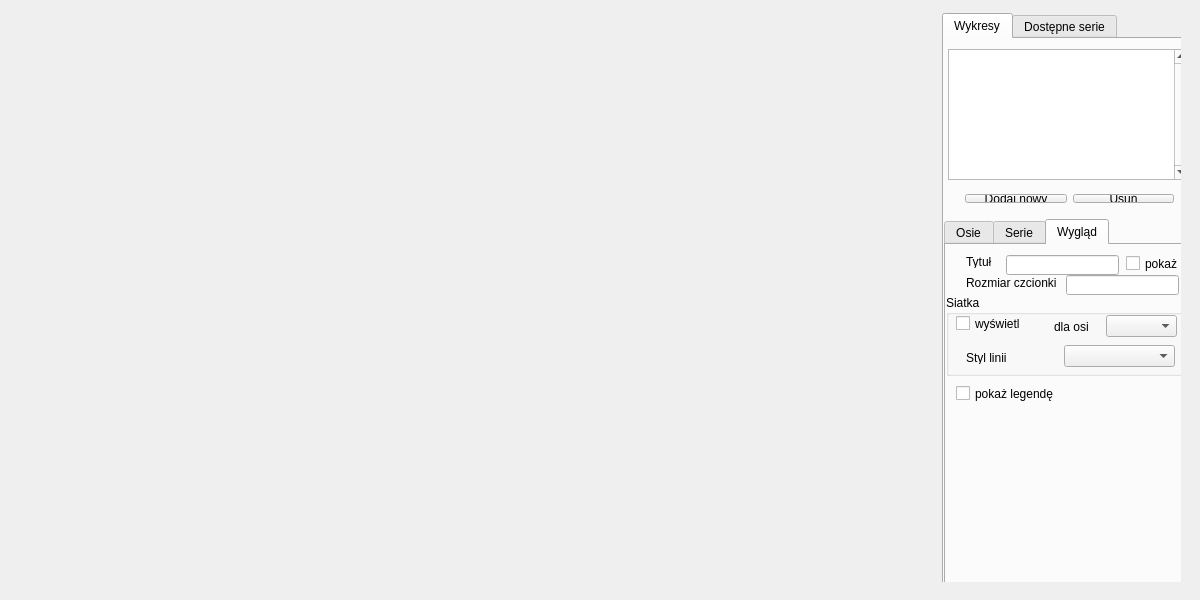
<?xml version="1.0" encoding="UTF-8"?>
<ui version="4.0">
 <class>MainWindow</class>
 <widget class="QMainWindow" name="MainWindow">
  <property name="geometry">
   <rect>
    <x>0</x>
    <y>0</y>
    <width>1200</width>
    <height>600</height>
   </rect>
  </property>
  <property name="windowTitle">
   <string>Miniscada</string>
  </property>
  <widget class="QWidget" name="centralWidget">
   <widget class="QWidget" name="layoutWidget">
    <property name="geometry">
     <rect>
      <x>1</x>
      <y>2</y>
      <width>1191</width>
      <height>591</height>
     </rect>
    </property>
    <layout class="QHBoxLayout" name="horizontalLayout">
     <item>
      <widget class="QWidget" name="widget" native="true">
       <widget class="QTabWidget" name="tabWidget">
        <property name="geometry">
         <rect>
          <x>930</x>
          <y>0</y>
          <width>255</width>
          <height>589</height>
         </rect>
        </property>
        <property name="minimumSize">
         <size>
          <width>255</width>
          <height>0</height>
         </size>
        </property>
        <property name="maximumSize">
         <size>
          <width>255</width>
          <height>16777215</height>
         </size>
        </property>
        <property name="currentIndex">
         <number>0</number>
        </property>
        <widget class="QWidget" name="tab">
         <attribute name="title">
          <string>Wykresy</string>
         </attribute>
         <widget class="QListWidget" name="lWykresy">
          <property name="geometry">
           <rect>
            <x>4</x>
            <y>10</y>
            <width>241</width>
            <height>131</height>
           </rect>
          </property>
          <property name="verticalScrollBarPolicy">
           <enum>Qt::ScrollBarAlwaysOn</enum>
          </property>
          <property name="editTriggers">
           <set>QAbstractItemView::NoEditTriggers</set>
          </property>
         </widget>
         <widget class="QTabWidget" name="tabWidget_2">
          <property name="geometry">
           <rect>
            <x>0</x>
            <y>180</y>
            <width>251</width>
            <height>381</height>
           </rect>
          </property>
          <property name="currentIndex">
           <number>2</number>
          </property>
          <widget class="QWidget" name="tab_3">
           <attribute name="title">
            <string>Osie</string>
           </attribute>
           <widget class="QGroupBox" name="groupBox">
            <property name="geometry">
             <rect>
              <x>5</x>
              <y>0</y>
              <width>235</width>
              <height>51</height>
             </rect>
            </property>
            <property name="title">
             <string>Oś pozioma</string>
            </property>
            <widget class="QWidget" name="layoutWidget">
             <property name="geometry">
              <rect>
               <x>10</x>
               <y>20</y>
               <width>211</width>
               <height>22</height>
              </rect>
             </property>
             <layout class="QHBoxLayout" name="horizontalLayout_3">
              <item>
               <widget class="QLabel" name="label">
                <property name="text">
                 <string>Podziałka</string>
                </property>
               </widget>
              </item>
              <item>
               <widget class="QLineEdit" name="lRozmPodzX">
                <property name="sizePolicy">
                 <sizepolicy hsizetype="MinimumExpanding" vsizetype="Fixed">
                  <horstretch>0</horstretch>
                  <verstretch>0</verstretch>
                 </sizepolicy>
                </property>
                <property name="maximumSize">
                 <size>
                  <width>25</width>
                  <height>16777215</height>
                 </size>
                </property>
                <property name="text">
                 <string>5</string>
                </property>
               </widget>
              </item>
              <item>
               <widget class="QComboBox" name="cbKierPodzX">
                <property name="sizePolicy">
                 <sizepolicy hsizetype="Expanding" vsizetype="Fixed">
                  <horstretch>0</horstretch>
                  <verstretch>0</verstretch>
                 </sizepolicy>
                </property>
                <item>
                 <property name="text">
                  <string>do wewnątrz</string>
                 </property>
                </item>
                <item>
                 <property name="text">
                  <string>na środku</string>
                 </property>
                </item>
                <item>
                 <property name="text">
                  <string>do zewnątrz</string>
                 </property>
                </item>
               </widget>
              </item>
             </layout>
            </widget>
           </widget>
           <widget class="QGroupBox" name="groupBox_2">
            <property name="geometry">
             <rect>
              <x>5</x>
              <y>50</y>
              <width>235</width>
              <height>281</height>
             </rect>
            </property>
            <property name="title">
             <string>Osie pionowe</string>
            </property>
            <widget class="QListWidget" name="liOsie">
             <property name="geometry">
              <rect>
               <x>10</x>
               <y>20</y>
               <width>211</width>
               <height>81</height>
              </rect>
             </property>
             <property name="verticalScrollBarPolicy">
              <enum>Qt::ScrollBarAlwaysOn</enum>
             </property>
            </widget>
            <widget class="QLineEdit" name="lMin">
             <property name="geometry">
              <rect>
               <x>98</x>
               <y>174</y>
               <width>41</width>
               <height>20</height>
              </rect>
             </property>
             <property name="text">
              <string>0</string>
             </property>
            </widget>
            <widget class="QLineEdit" name="lMax">
             <property name="geometry">
              <rect>
               <x>140</x>
               <y>174</y>
               <width>41</width>
               <height>20</height>
              </rect>
             </property>
             <property name="text">
              <string>100</string>
             </property>
            </widget>
            <widget class="QLineEdit" name="lTick">
             <property name="geometry">
              <rect>
               <x>182</x>
               <y>174</y>
               <width>41</width>
               <height>20</height>
              </rect>
             </property>
             <property name="text">
              <string>10</string>
             </property>
            </widget>
            <widget class="QLabel" name="label_4">
             <property name="geometry">
              <rect>
               <x>11</x>
               <y>176</y>
               <width>91</width>
               <height>16</height>
              </rect>
             </property>
             <property name="text">
              <string>Wartości od/do/co</string>
             </property>
            </widget>
            <widget class="QLineEdit" name="lJednostka">
             <property name="geometry">
              <rect>
               <x>83</x>
               <y>195</y>
               <width>81</width>
               <height>20</height>
              </rect>
             </property>
            </widget>
            <widget class="QCheckBox" name="cJednostka">
             <property name="geometry">
              <rect>
               <x>170</x>
               <y>197</y>
               <width>51</width>
               <height>17</height>
              </rect>
             </property>
             <property name="text">
              <string>pokaż</string>
             </property>
            </widget>
            <widget class="QLabel" name="label_5">
             <property name="geometry">
              <rect>
               <x>11</x>
               <y>197</y>
               <width>51</width>
               <height>16</height>
              </rect>
             </property>
             <property name="text">
              <string>Jednostka</string>
             </property>
            </widget>
            <widget class="QLabel" name="label_6">
             <property name="geometry">
              <rect>
               <x>11</x>
               <y>225</y>
               <width>46</width>
               <height>13</height>
              </rect>
             </property>
             <property name="text">
              <string>Etykieta</string>
             </property>
            </widget>
            <widget class="QLineEdit" name="lEtykieta">
             <property name="geometry">
              <rect>
               <x>83</x>
               <y>220</y>
               <width>81</width>
               <height>20</height>
              </rect>
             </property>
            </widget>
            <widget class="QCheckBox" name="cEtykieta">
             <property name="geometry">
              <rect>
               <x>170</x>
               <y>220</y>
               <width>70</width>
               <height>17</height>
              </rect>
             </property>
             <property name="text">
              <string>pokaż</string>
             </property>
            </widget>
            <widget class="QWidget" name="layoutWidget">
             <property name="geometry">
              <rect>
               <x>10</x>
               <y>100</y>
               <width>211</width>
               <height>25</height>
              </rect>
             </property>
             <layout class="QHBoxLayout" name="horizontalLayout_5">
              <item>
               <widget class="QPushButton" name="pushButton">
                <property name="text">
                 <string>Dodaj nową</string>
                </property>
               </widget>
              </item>
              <item>
               <widget class="QPushButton" name="pushButton_2">
                <property name="text">
                 <string>Usuń</string>
                </property>
               </widget>
              </item>
             </layout>
            </widget>
            <widget class="QWidget" name="layoutWidget">
             <property name="geometry">
              <rect>
               <x>10</x>
               <y>130</y>
               <width>211</width>
               <height>22</height>
              </rect>
             </property>
             <layout class="QHBoxLayout" name="horizontalLayout_4">
              <item>
               <widget class="QLabel" name="label_2">
                <property name="text">
                 <string>Położenie (strona)</string>
                </property>
               </widget>
              </item>
              <item>
               <widget class="QComboBox" name="cbStrona">
                <item>
                 <property name="text">
                  <string>lewa</string>
                 </property>
                </item>
                <item>
                 <property name="text">
                  <string>prawa</string>
                 </property>
                </item>
               </widget>
              </item>
             </layout>
            </widget>
            <widget class="QWidget" name="layoutWidget">
             <property name="geometry">
              <rect>
               <x>10</x>
               <y>150</y>
               <width>211</width>
               <height>22</height>
              </rect>
             </property>
             <layout class="QHBoxLayout" name="horizontalLayout_6">
              <item>
               <widget class="QLabel" name="label_3">
                <property name="text">
                 <string>Podziałka</string>
                </property>
               </widget>
              </item>
              <item>
               <widget class="QLineEdit" name="lRozmPodzY">
                <property name="text">
                 <string>5</string>
                </property>
               </widget>
              </item>
              <item>
               <widget class="QComboBox" name="cbKierPodzY">
                <item>
                 <property name="text">
                  <string>do wewnątrz</string>
                 </property>
                </item>
                <item>
                 <property name="text">
                  <string>na środku</string>
                 </property>
                </item>
                <item>
                 <property name="text">
                  <string>do zewnątrz</string>
                 </property>
                </item>
               </widget>
              </item>
             </layout>
            </widget>
            <widget class="QPushButton" name="pbZapiszWykres">
             <property name="geometry">
              <rect>
               <x>150</x>
               <y>250</y>
               <width>75</width>
               <height>23</height>
              </rect>
             </property>
             <property name="text">
              <string>Zapisz</string>
             </property>
            </widget>
           </widget>
          </widget>
          <widget class="QWidget" name="tab_4">
           <attribute name="title">
            <string>Serie</string>
           </attribute>
           <widget class="QListWidget" name="liSerie">
            <property name="geometry">
             <rect>
              <x>10</x>
              <y>40</y>
              <width>231</width>
              <height>61</height>
             </rect>
            </property>
            <property name="verticalScrollBarPolicy">
             <enum>Qt::ScrollBarAlwaysOn</enum>
            </property>
           </widget>
           <widget class="QPushButton" name="pushButton_4">
            <property name="geometry">
             <rect>
              <x>170</x>
              <y>100</y>
              <width>75</width>
              <height>23</height>
             </rect>
            </property>
            <property name="text">
             <string>Usuń</string>
            </property>
           </widget>
           <widget class="QLabel" name="label_8">
            <property name="geometry">
             <rect>
              <x>30</x>
              <y>175</y>
              <width>91</width>
              <height>16</height>
             </rect>
            </property>
            <property name="text">
             <string>Skalowanie dla osi</string>
            </property>
           </widget>
           <widget class="QLabel" name="label_9">
            <property name="geometry">
             <rect>
              <x>30</x>
              <y>200</y>
              <width>46</width>
              <height>13</height>
             </rect>
            </property>
            <property name="text">
             <string>Kolor linii</string>
            </property>
           </widget>
           <widget class="QLabel" name="label_10">
            <property name="geometry">
             <rect>
              <x>30</x>
              <y>230</y>
              <width>46</width>
              <height>13</height>
             </rect>
            </property>
            <property name="text">
             <string>Styl linii</string>
            </property>
           </widget>
           <widget class="QLabel" name="label_11">
            <property name="geometry">
             <rect>
              <x>30</x>
              <y>250</y>
              <width>61</width>
              <height>16</height>
             </rect>
            </property>
            <property name="text">
             <string>Grubość linii</string>
            </property>
           </widget>
           <widget class="QLineEdit" name="lGrubosc">
            <property name="geometry">
             <rect>
              <x>130</x>
              <y>250</y>
              <width>113</width>
              <height>20</height>
             </rect>
            </property>
           </widget>
           <widget class="QComboBox" name="cbStyl">
            <property name="geometry">
             <rect>
              <x>130</x>
              <y>220</y>
              <width>111</width>
              <height>22</height>
             </rect>
            </property>
           </widget>
           <widget class="QLabel" name="lKolorSerii">
            <property name="geometry">
             <rect>
              <x>130</x>
              <y>200</y>
              <width>46</width>
              <height>13</height>
             </rect>
            </property>
            <property name="text">
             <string/>
            </property>
           </widget>
           <widget class="QComboBox" name="cbSkalowanie">
            <property name="geometry">
             <rect>
              <x>130</x>
              <y>170</y>
              <width>111</width>
              <height>22</height>
             </rect>
            </property>
           </widget>
           <widget class="QPushButton" name="pushButton_5">
            <property name="geometry">
             <rect>
              <x>160</x>
              <y>280</y>
              <width>75</width>
              <height>23</height>
             </rect>
            </property>
            <property name="text">
             <string>Zapisz</string>
            </property>
           </widget>
           <widget class="QWidget" name="">
            <property name="geometry">
             <rect>
              <x>9</x>
              <y>10</y>
              <width>236</width>
              <height>25</height>
             </rect>
            </property>
            <layout class="QHBoxLayout" name="horizontalLayout_7">
             <item>
              <widget class="QLabel" name="label_7">
               <property name="text">
                <string>Dostępne serie</string>
               </property>
              </widget>
             </item>
             <item>
              <widget class="QComboBox" name="cbDostSerie">
               <property name="minimumSize">
                <size>
                 <width>100</width>
                 <height>0</height>
                </size>
               </property>
              </widget>
             </item>
             <item>
              <widget class="QPushButton" name="pushButton_3">
               <property name="maximumSize">
                <size>
                 <width>50</width>
                 <height>16777215</height>
                </size>
               </property>
               <property name="text">
                <string>Dodaj</string>
               </property>
              </widget>
             </item>
            </layout>
           </widget>
          </widget>
          <widget class="QWidget" name="tab_5">
           <attribute name="title">
            <string>Wygląd</string>
           </attribute>
           <widget class="QLineEdit" name="lTytulWykresu">
            <property name="geometry">
             <rect>
              <x>60</x>
              <y>10</y>
              <width>113</width>
              <height>20</height>
             </rect>
            </property>
           </widget>
           <widget class="QLineEdit" name="lRozmiarCzcionki">
            <property name="geometry">
             <rect>
              <x>120</x>
              <y>30</y>
              <width>113</width>
              <height>20</height>
             </rect>
            </property>
           </widget>
           <widget class="QLabel" name="label_12">
            <property name="geometry">
             <rect>
              <x>20</x>
              <y>10</y>
              <width>46</width>
              <height>13</height>
             </rect>
            </property>
            <property name="text">
             <string>Tytuł</string>
            </property>
           </widget>
           <widget class="QLabel" name="label_13">
            <property name="geometry">
             <rect>
              <x>20</x>
              <y>30</y>
              <width>91</width>
              <height>16</height>
             </rect>
            </property>
            <property name="text">
             <string>Rozmiar czcionki</string>
            </property>
           </widget>
           <widget class="QCheckBox" name="cbTytul">
            <property name="geometry">
             <rect>
              <x>180</x>
              <y>10</y>
              <width>70</width>
              <height>17</height>
             </rect>
            </property>
            <property name="text">
             <string>pokaż</string>
            </property>
           </widget>
           <widget class="QGroupBox" name="groupBox_3">
            <property name="geometry">
             <rect>
              <x>0</x>
              <y>50</y>
              <width>241</width>
              <height>81</height>
             </rect>
            </property>
            <property name="title">
             <string>Siatka</string>
            </property>
            <widget class="QCheckBox" name="cbSiatka">
             <property name="geometry">
              <rect>
               <x>10</x>
               <y>20</y>
               <width>70</width>
               <height>17</height>
              </rect>
             </property>
             <property name="text">
              <string>wyświetl</string>
             </property>
            </widget>
            <widget class="QComboBox" name="cSiatkaOsi">
             <property name="geometry">
              <rect>
               <x>160</x>
               <y>20</y>
               <width>71</width>
               <height>22</height>
              </rect>
             </property>
            </widget>
            <widget class="QLabel" name="label_14">
             <property name="geometry">
              <rect>
               <x>108</x>
               <y>25</y>
               <width>46</width>
               <height>13</height>
              </rect>
             </property>
             <property name="text">
              <string>dla osi</string>
             </property>
            </widget>
            <widget class="QComboBox" name="cSiatkaStyl">
             <property name="geometry">
              <rect>
               <x>118</x>
               <y>50</y>
               <width>111</width>
               <height>22</height>
              </rect>
             </property>
            </widget>
            <widget class="QLabel" name="label_15">
             <property name="geometry">
              <rect>
               <x>20</x>
               <y>56</y>
               <width>46</width>
               <height>13</height>
              </rect>
             </property>
             <property name="text">
              <string>Styl linii</string>
             </property>
            </widget>
           </widget>
           <widget class="QCheckBox" name="cbLegenda">
            <property name="geometry">
             <rect>
              <x>10</x>
              <y>140</y>
              <width>101</width>
              <height>17</height>
             </rect>
            </property>
            <property name="text">
             <string>pokaż legendę</string>
            </property>
           </widget>
          </widget>
         </widget>
         <widget class="QWidget" name="layoutWidget">
          <property name="geometry">
           <rect>
            <x>10</x>
            <y>144</y>
            <width>231</width>
            <height>31</height>
           </rect>
          </property>
          <layout class="QHBoxLayout" name="horizontalLayout_2">
           <item>
            <widget class="QPushButton" name="pbNowyWykres">
             <property name="text">
              <string>Dodaj nowy</string>
             </property>
            </widget>
           </item>
           <item>
            <widget class="QPushButton" name="pbUsunWYkres">
             <property name="text">
              <string>Usuń</string>
             </property>
            </widget>
           </item>
          </layout>
         </widget>
        </widget>
        <widget class="QWidget" name="tab_2">
         <attribute name="title">
          <string>Dostępne serie</string>
         </attribute>
        </widget>
       </widget>
       <widget class="QLabel" name="lPoleRysowania">
        <property name="geometry">
         <rect>
          <x>5</x>
          <y>2</y>
          <width>921</width>
          <height>581</height>
         </rect>
        </property>
        <property name="text">
         <string/>
        </property>
       </widget>
      </widget>
     </item>
    </layout>
   </widget>
  </widget>
 </widget>
 <layoutdefault spacing="6" margin="11"/>
 <resources/>
 <connections/>
</ui>
